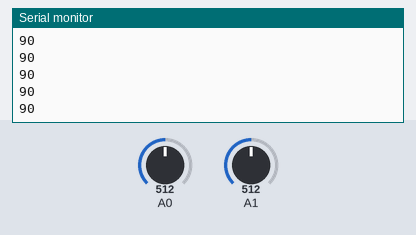
Bench run of a sketch on a simulated Arduino Uno, built with avr-gcc and run on an emulated ATmega328P. Parts: the last lines printed to the serial monitor. Inputs (shaded band) come from the test bench; at power-on: A0 = 512, A1 = 512. No radio packets arrive unless stated.

Above: at 3.2 s.
3.3 s: A0 set to 716
At 3.9 s:
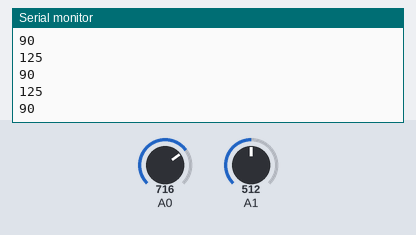
4.8 s: A1 set to 306
At 5.9 s:
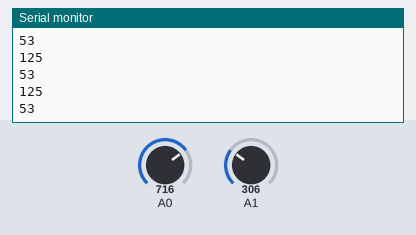
6.3 s: A0 set to 900
At 7.1 s:
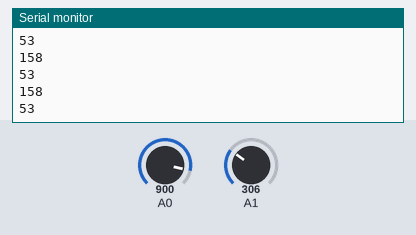
7.8 s: A1 set to 122
At 8.7 s:
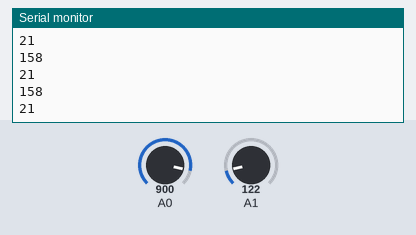
Timing chart, 0 to 10.3 s (numbered marks = the images above; inputs shaded):
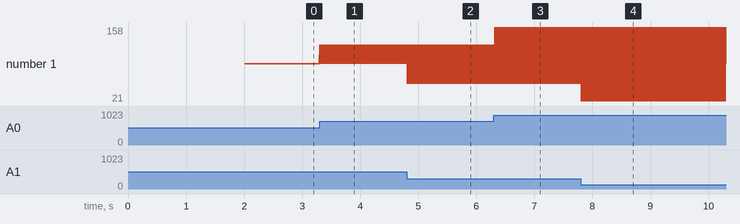

Measured:
- after the input at 3.3 s, the serial monitor: prints a new line at once (image 1)
- after the input at 4.8 s, the serial monitor: prints a new line at once (image 2)
- after the input at 6.3 s, the serial monitor: prints a new line at once (image 3)
- after the input at 7.8 s, the serial monitor: prints a new line at once (image 4)
- plotted number 1: 90 → 53 after the input at 4.8 s

The sketch:

Transmitter_Code.ino
```cpp
#include <SPI.h>
#include "RF24.h"
#include <nRF24L01.h>
const byte address[6] = "00001";
RF24 myRadio (9, 10);
void setup()
{
  Serial.begin(9600);
  delay(1000);
  myRadio.begin();
  myRadio.setPALevel(RF24_PA_MIN);
  myRadio.openWritingPipe(address);
  myRadio.stopListening();
  delay(1000);
}
void loop(){
  delay(5);
  int joy1 = analogRead(A0);
  int angleJoy1 = map(joy1, 0, 1023, 0, 180);
  myRadio.write(&angleJoy1, sizeof(angleJoy1));
  Serial.println(angleJoy1);

  int joy2 = analogRead(A1);
  int angleJoy2 = map(joy2, 0, 1023, 0, 180);
  myRadio.write(&angleJoy2, sizeof(angleJoy2));
  Serial.println(angleJoy2);
  delay(5);

}
```
